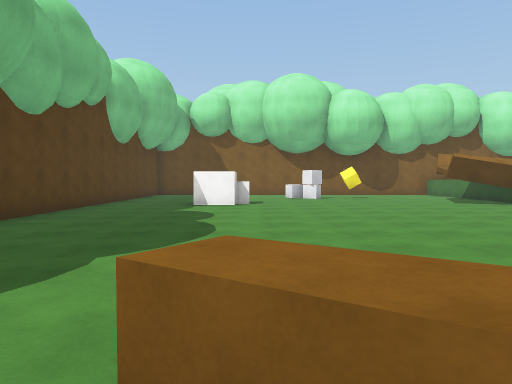
view 1 (above)

14 first-person views from a walk through a Unity game level. The camera is 1.4 m above the floor, tilts 2° down and sees 70° across. The floor is counted in squares, 2 m on a side. Each view is taken from the middle of a square. On the plan, view 1 faces up. The plan holds only what a view shows up to about 11 squares ahead; the rest is blank. The place goes on beyond the plan. The player character is not drawn. Surface patterns are stand-ins for the level's own textures.

view 2
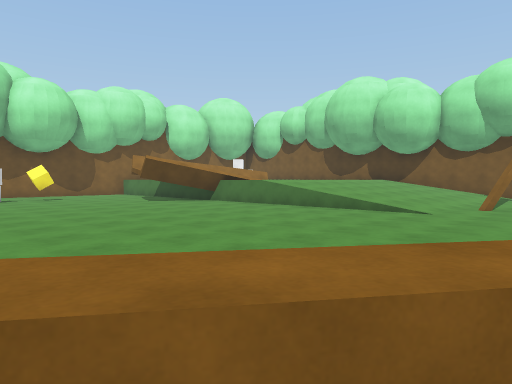

view 3
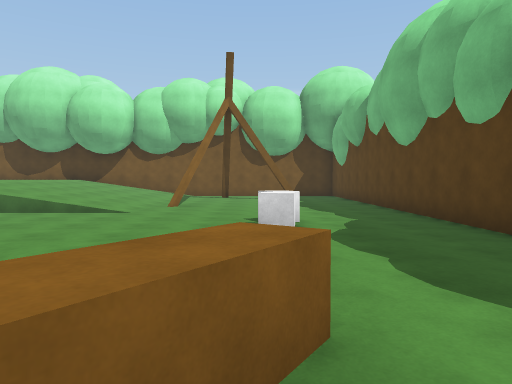

view 4
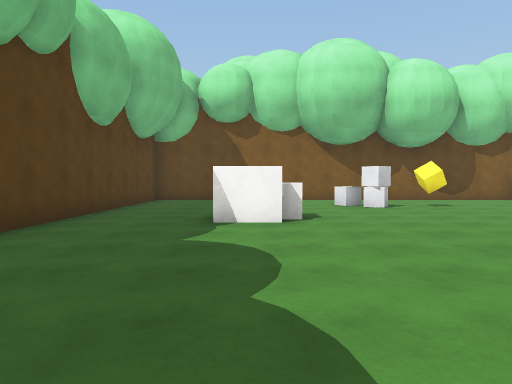

view 5
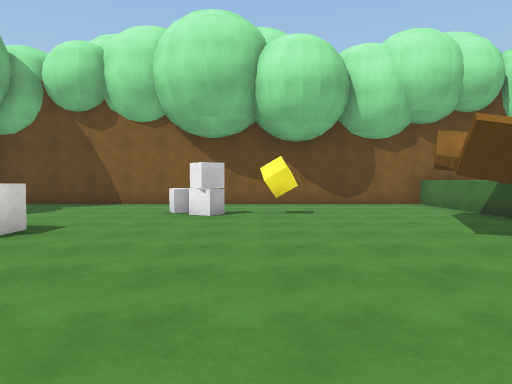

view 6
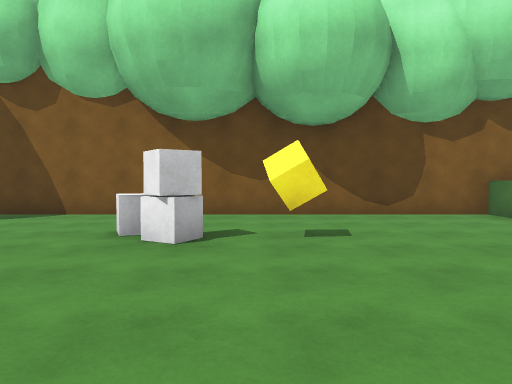

view 7
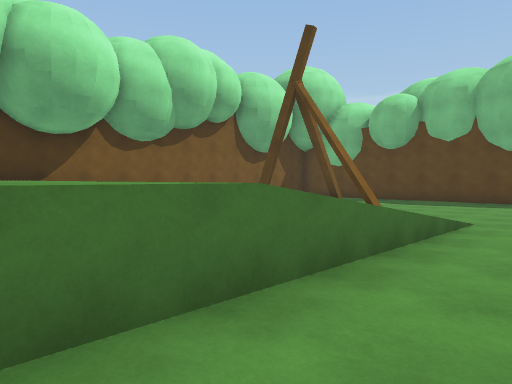

view 8
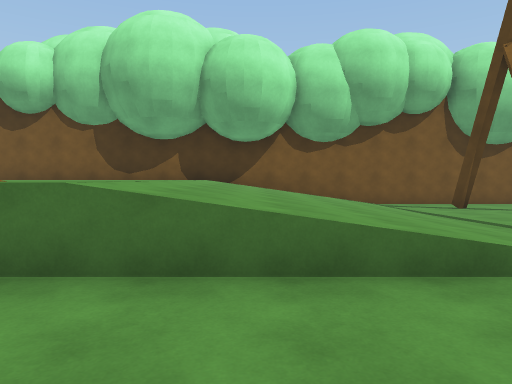

view 9
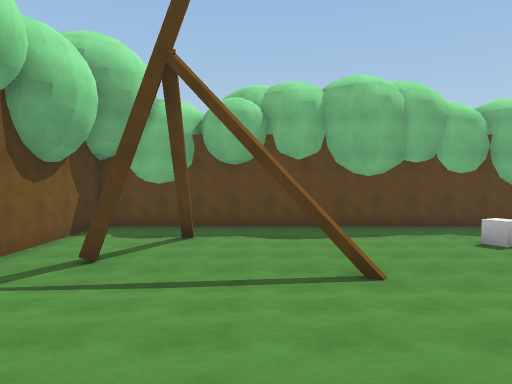

view 10
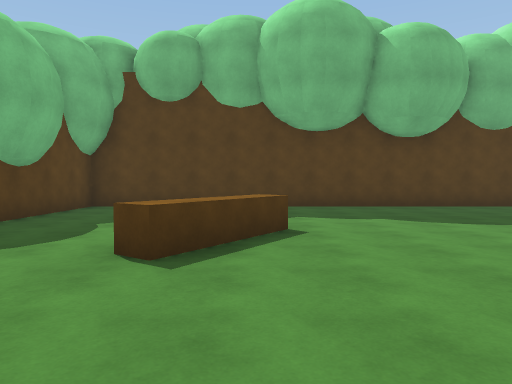

view 11
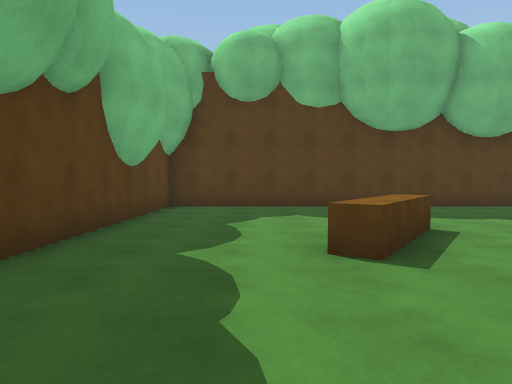

view 12
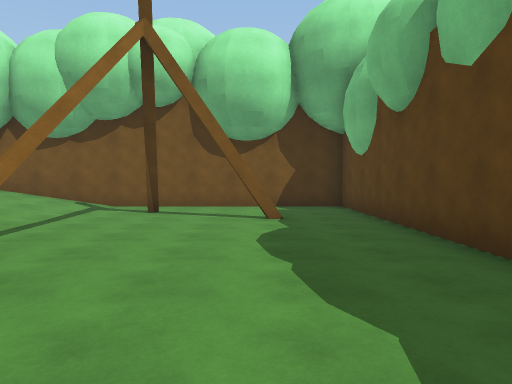

view 13
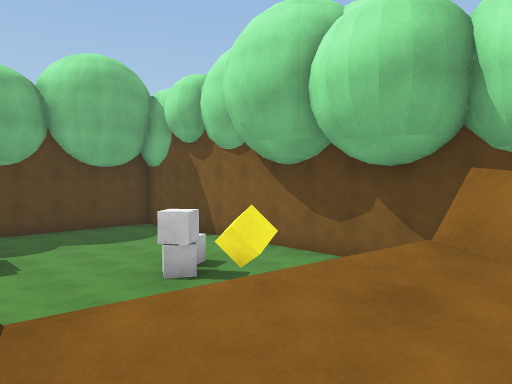

view 14
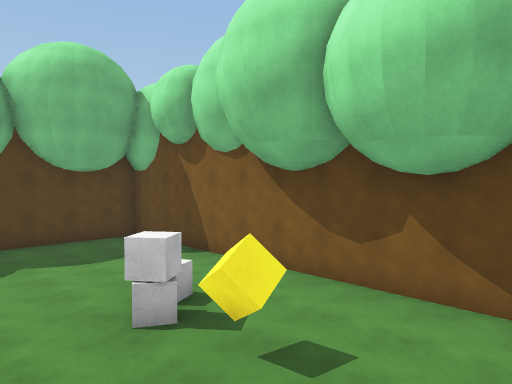

### Floor plan
Key: @ floor where view 1 was taken; # wall or solid block; . main floor; : floor 1.25 m higher than the main floor; / step, stairs or slope; = window, fence, low wall or low ledge; ^ raised ledge; O other object.
Columns run from 5 left of view 1 to 16 right of it. Each row starts with its distance up from view 1.
 17 ##############
 16 #............:
 15 #............
 14 #.....OO.....:
 13 #......OO....:       #
 12 #...........==       #
 11 #...O......//        #
 10 #...O......#/        #
  9 #............#:      #
  8 #............:::: :  #
  7 #............////////#
  6 #............////////#
  5 #............////////#
  4 #............////////#
  3 #............////////#
  2 #..............#.....#
  1 #....^^...........#..#
  0 #....@^=..OO.........#
 -1 #................#...#
 -2 #....................#
 -3 #....................#
 -4 ######################

Where each view was taken, in squares from view 1:
view 1: 0 up, 0 right, facing up
view 2: 0 up, 0 right, facing up-right
view 3: 0 up, 0 right, facing right
view 4: 4 up, 1 left, facing up
view 5: 6 up, 3 right, facing up
view 6: 9 up, 3 right, facing up
view 7: 9 up, 6 right, facing down-right
view 8: 6 up, 5 right, facing right
view 9: 7 up, 11 right, facing down
view 10: 1 up, 5 right, facing left
view 11: 1 down, 5 right, facing left
view 12: 1 down, 6 right, facing right
view 13: 10 up, 7 right, facing up-left
view 14: 11 up, 6 right, facing up-left
